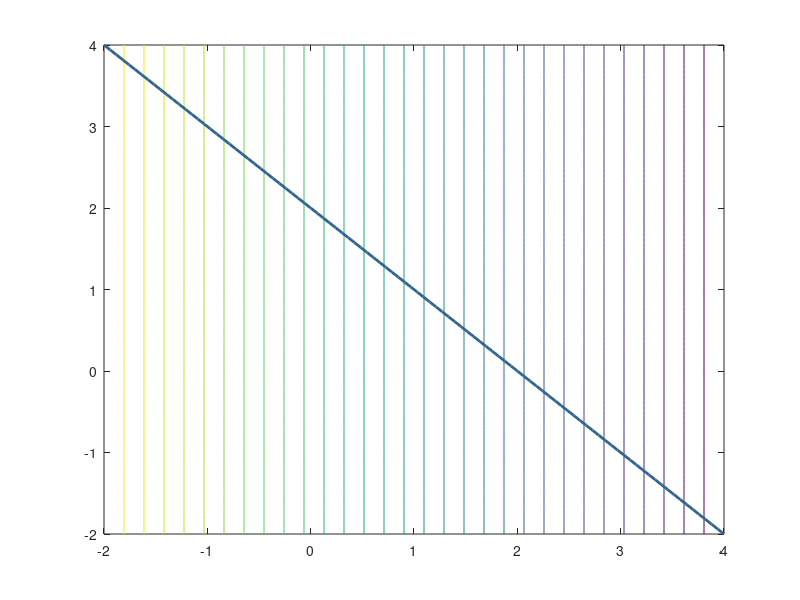

The MATLAB script that drew this image: (Note: this script raises an error after producing the figure.)
% Define objective function
fun = @(x1, x2) (x1 - 2)^2 + (x2 - 1)^2;

% Define constraints
x1 = linspace(-2, 4, 100);
x2 = linspace(-2, 4, 100);
[X1, X2] = meshgrid(x1, x2);

% Constraint: x1 + x2 <= 2
C1 = X1 + X2 - 2;

% Constraint: x1^2 <= x2
C2 = X1.^2 - X2;

% Plot contours of the objective function
figure;
contour(X1, X2, fun(X1, X2), 30);
hold on;

% Plot the feasible region
contour(X1, X2, C1, [0 0], 'LineWidth', 2, 'Color', 'blue');
contour(X1, X2, C2, [0 0], 'LineWidth', 2, 'Color', 'red');

% Add color bar to represent objective function
colorbar;

% Find and plot KKT points
x0 = [0; 0];
options = optimoptions('fmincon', 'Display', 'off');
[x, fval] = fmincon(@(x) fun(x(1), x(2)), x0, [], [], [], [], [], [], @nonlcon, options);
plot(x(1), x(2), 'ro', 'MarkerSize', 10, 'MarkerFaceColor', 'r');

% Mark local minima
[x_min, y_min] = fminsearch(@(x) fun(x(1), x(2)), x0);
plot(x_min(1), y_min, 'go', 'MarkerSize', 10, 'MarkerFaceColor', 'g');

% Labels and legend
xlabel('x_1');
ylabel('x_2');
title('Contour Plot with Feasible Region, KKT Points, and Local Minima');
legend('Objective Function Contours', 'Feasible Region (x1 + x2 <= 2)', 'Feasible Region (x1^2 <= x2)', 'KKT Points', 'Local Minima', 'Location', 'Best');
grid on;
axis equal;
hold off;

function [c, ceq] = nonlcon(x)
    % Nonlinear inequality constraint: x1^2 - x2 <= 0
    c = x(1)^2 - x(2);
    % No nonlinear equality constraints
    ceq = [];
end
